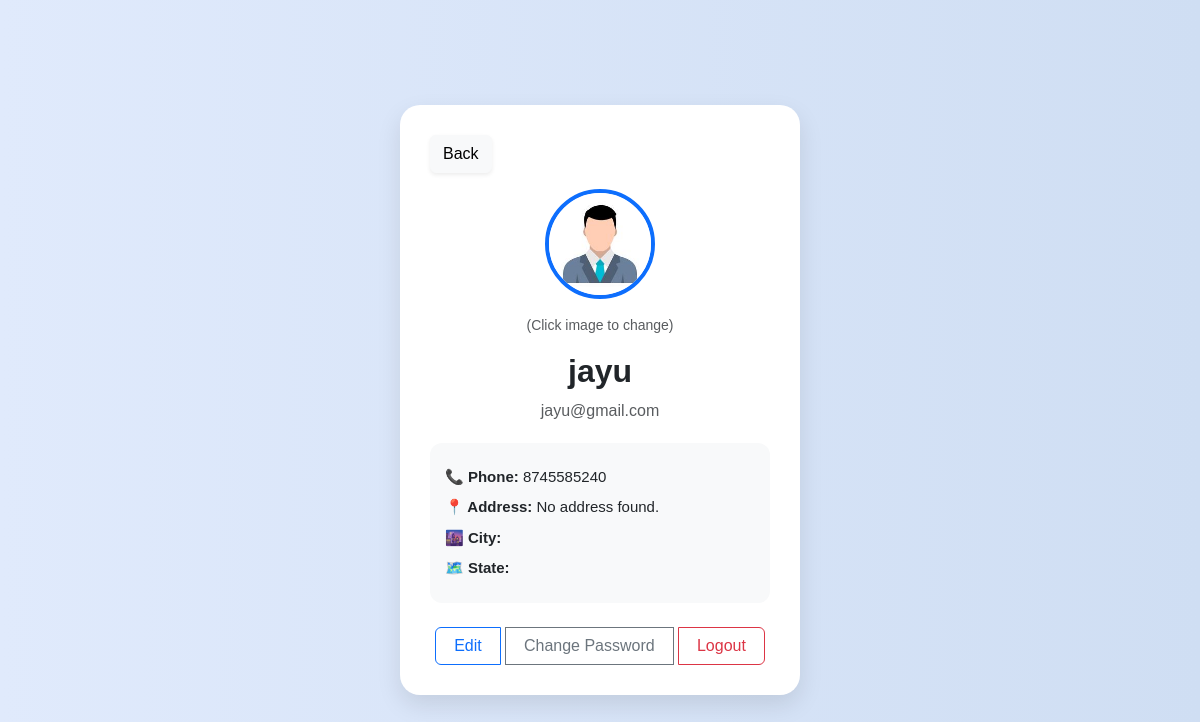
The page /User/profile.php (signed in) on the database its author committed.
### tables this page shows
CREATE TABLE `user_form` (
  `user_id` int(11) NOT NULL,
  `name` varchar(255) NOT NULL,
  `email` varchar(255) NOT NULL,
  `phone` varchar(15) NOT NULL,
  `password` varchar(255) NOT NULL,
  `user_type` varchar(255) NOT NULL DEFAULT 'user',
  `created_on` datetime NOT NULL DEFAULT current_timestamp(),
  `profile_image` varchar(255) DEFAULT NULL,
  `is_active` tinyint(1) NOT NULL DEFAULT 1,
  `State_ID` int(11) NOT NULL,
  `City_ID` int(11) NOT NULL
);

### User/profile.php (the view, shortened to what this page needs)
<?php
include 'connection.php';
$user_id = $_SESSION['user_id'];
$query = "
    SELECT u.*, s.State_Name, c.City_Name
    FROM user_form u
    LEFT JOIN tblstate s ON u.State_ID = s.State_ID
    LEFT JOIN tblcity c ON u.City_ID = c.City_ID
    WHERE u.user_id = '$user_id'
";
$result = mysqli_query($conn, $query);
$address_query = "
    SELECT a.Address_Text, s.State_Name, c.City_Name
    FROM address a
    LEFT JOIN tblstate s ON a.State_ID = s.State_ID
    LEFT JOIN tblcity c ON a.City_ID = c.City_ID
    WHERE a.user_id = '$user_id' AND a.IsActive = 1
    LIMIT 1
";
$address_result = mysqli_query($conn, $address_query);
if ($address_row = mysqli_fetch_assoc($address_result)) {
    $address = $address_row['Address_Text'];
    $state_name = $address_row['State_Name'];
    $city_name = $address_row['City_Name'];
} else {
    $address = "No address found.";
    $state_name = "N/A";
    $city_name = "N/A";
}
if ($row = mysqli_fetch_assoc($result)) {
    $user_name = $row['name'];
    $user_email = $row['email'];
    $phone = $row['phone'];
    $profile_image = $row['profile_image'] ? "images/{$row['profile_image']}" : "images/image.jpg";
    $state_name = $row['State_Name'];
    $city_name = $row['City_Name'];
} else {
    echo "User not found!";
    exit();
}
?>
<!DOCTYPE html>
<html lang="en">
<head>
    <link href="https://cdn.jsdelivr.net/npm/bootstrap@5.3.0/dist/css/bootstrap.min.css" rel="stylesheet">
    <link rel="stylesheet" href="User-css/profile.css">
    <link href="https://cdn.jsdelivr.net/npm/bootstrap@5.3.0/dist/css/bootstrap.min.css" rel="stylesheet">
</head>
<body>
<div class="profile-card">
<div class="text-start mb-3">
    <a href="user.php" class="btn btn-light shadow-sm back-btn">
        <i class="bi bi-arrow-left"></i> Back
    </a>
</div>
    <form method="POST" action="" enctype="multipart/form-data">
    <label for="profile_img" style="cursor:pointer;">
        <img src="<?= htmlspecialchars($profile_image); ?>" class="rounded-circle mb-3" alt="User Avatar">
        <p class="text-muted small">(Click image to change)</p>
    </label>
</form>
    <h2><?= htmlspecialchars($user_name); ?></h2>
    <p class="text-muted"><?= htmlspecialchars($user_email); ?></p>
    <div class="info-box">
        <p><strong>📞 Phone:</strong> <?= htmlspecialchars($phone); ?></p>
        <p><strong>📍 Address:</strong> <?= htmlspecialchars($address); ?></p>
        <p><strong>🌆 City:</strong> <?= htmlspecialchars($city_name); ?></p>
        <p><strong>🗺️ State:</strong> <?= htmlspecialchars($state_name); ?></p>
    </div>
    <div class="btn-group d-flex justify-content-between mt-4">
        <a href="edit_profile.php" class="btn btn-outline-primary">Edit</a>
        <a href="change_password.php" class="btn btn-outline-secondary">Change Password</a>
        <a href="../logout.php" class="btn btn-outline-danger">Logout</a>
    </div>
</div>
</body>
</html>

### User/User-css/profile.css (style rules this page uses)
* { margin: 0; padding: 0; box-sizing: border-box; font-family: 'Arial', sans-serif; }
body { background-color: #3b5d50; display: flex; justify-content: center; align-items: center; height: 100vh; }
.profile-card { background-color: #ffffff; border-radius: 10px; box-shadow: 0 8px 20px rgba(0, 0, 0, 0.1); width: 100%; max-width: 400px; padding: 30px; text-align: center; }
.btn { background-color: #4CAF50; color: white; padding: 10px 20px; border-radius: 5px; text-decoration: none; font-size: 16px; transition: background-color 0.3s ease; }
.back-btn { background-color: #ccc; color: #333; padding: 10px 15px; border: none; border-radius: 5px; font-size: 14px; text-decoration: none; display: inline-block; cursor: pointer; transition: background-color 0.3s ease; }

### User/profile.php (style rules this page uses)
body { background: linear-gradient(to right, #e0eafc, #cfdef3); font-family: 'Segoe UI', sans-serif; }
.profile-card { max-width: 400px; margin: 60px auto; background: #fff; border-radius: 20px; box-shadow: 0 10px 25px rgba(0,0,0,0.1); padding: 30px; text-align: center; }
.profile-card img { width: 110px; height: 110px; object-fit: cover; border: 4px solid #0d6efd; transition: transform 0.3s ease; }
.profile-card h2 { font-weight: 600; }
.info-box { background: #f8f9fa; padding: 15px; border-radius: 12px; margin-top: 20px; text-align: left; }
.info-box p { margin: 8px 0; font-size: 15px; }
.btn-group a { flex: 1; margin: 0 5px; }
.back-btn { transition: all 0.3s ease; font-weight: 500; }

### rows shown on the page
user_form: name "jayu", email "jayu@gmail.com", phone "8745585240"

### other values the page prints
$address "No address found."
